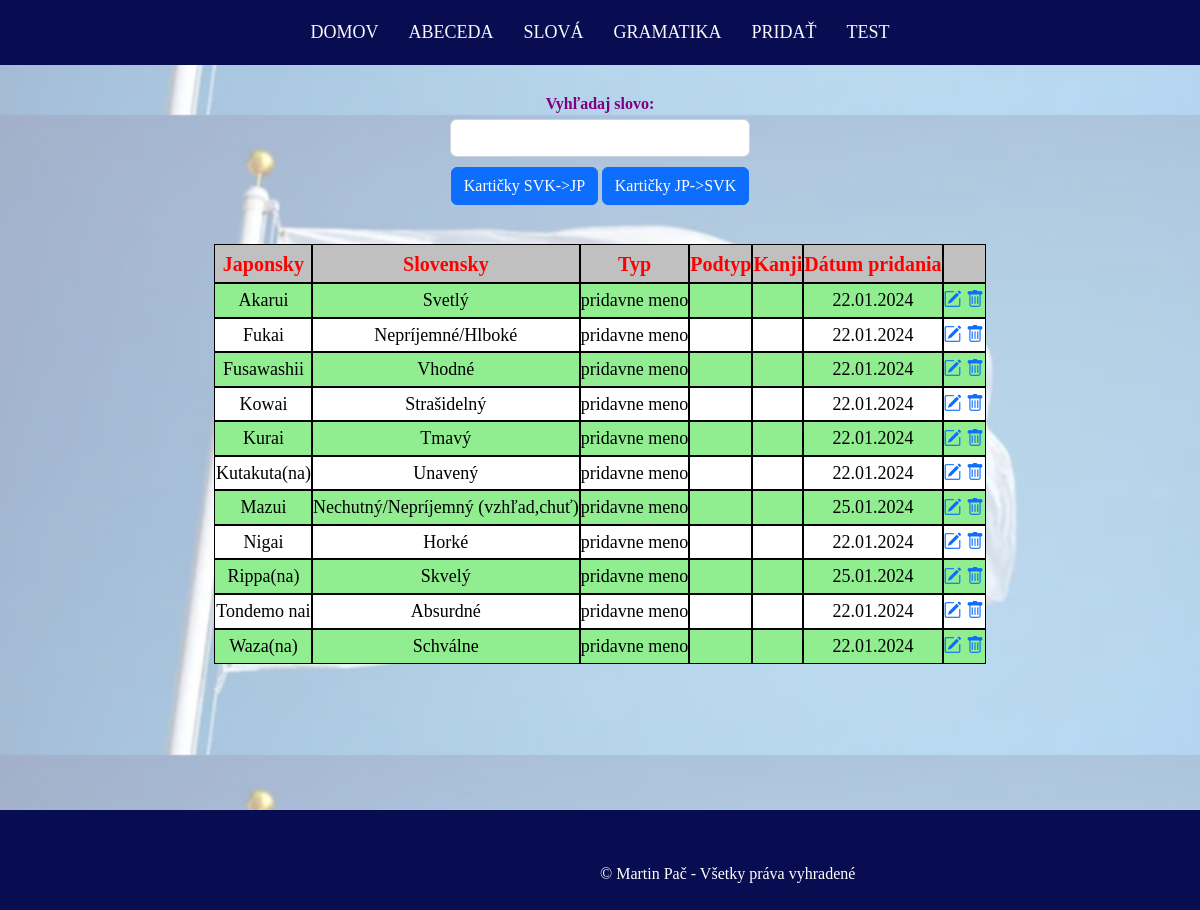
The app's page /words.php?type=1&showType=0&monthWords=1, older data.
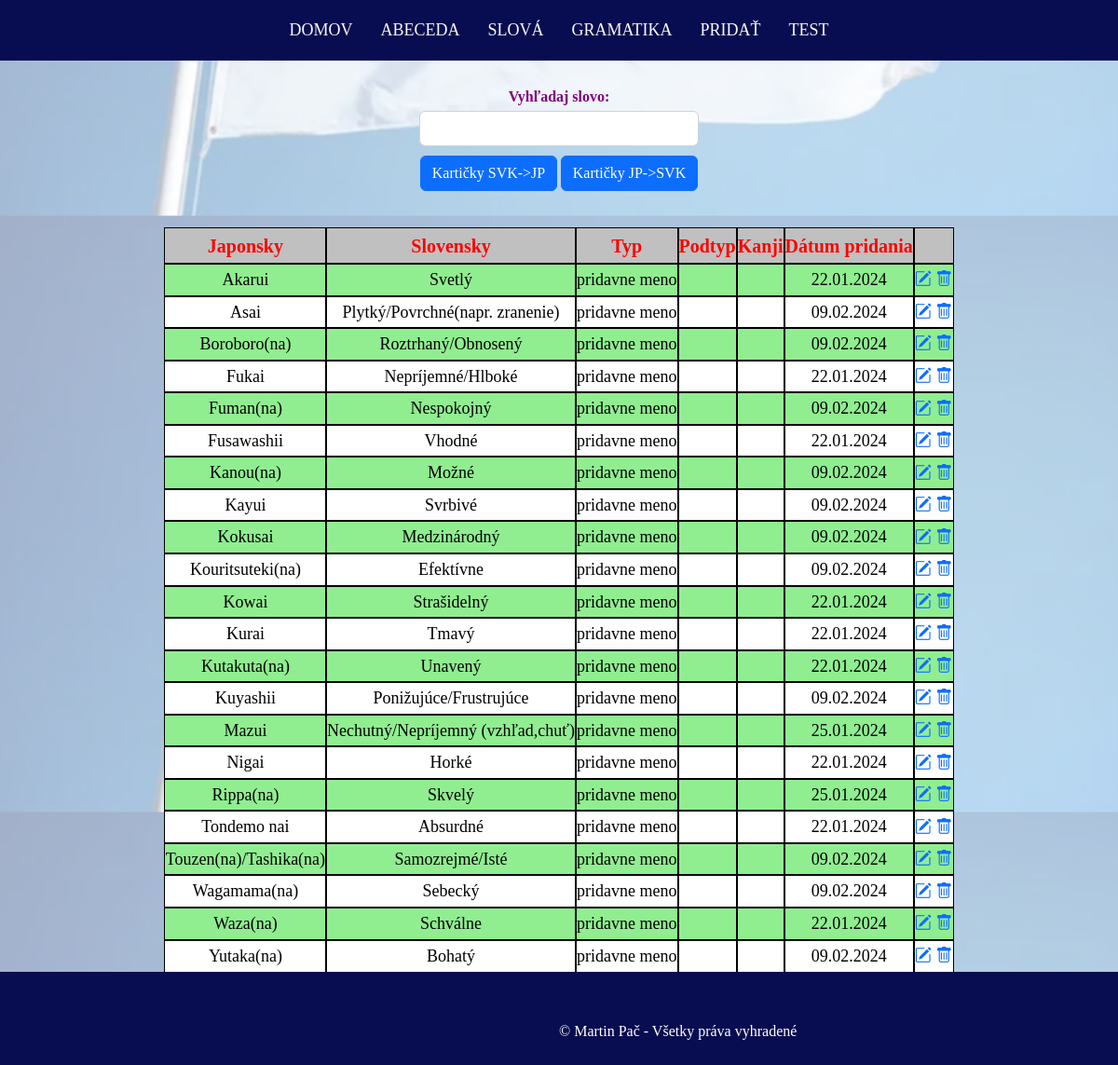
The same page, newer data.
### tables this page shows
CREATE TABLE `words` (
  `id` int UNSIGNED NOT NULL,
  `jap_word` varchar(64) NOT NULL,
  `svk_word` varchar(128) NOT NULL,
  `word_type` enum('pridavne meno','podstatne meno','sloveso') NOT NULL,
  `word_subtype_id` int UNSIGNED DEFAULT NULL,
  `day_of_addition` date DEFAULT NULL,
  `kanji` varchar(16) DEFAULT NULL
);

### src/helper/helpFunctions.php (called while the page is built, shortened)
<?php
function getOrdersForTable($orderColumns,$orderColumn,$order){
	$ordersTable=[];
	for ($i=0;$i<count($orderColumns);$i++){
		if ($orderColumn==$orderColumns[$i] && $order!="DESC")
			array_push($ordersTable,"DESC");
		else
			array_push($ordersTable,"ASC");
	}
	return $ordersTable;
}
function generateLinkForWords($type,$showType,$orderColumn=null,$order=null,$fromDate=null,$toDate=null,$subType=null,$frontLanguage=null){
	$link="words.php?type=$type&showType=$showType";
	if ($orderColumn!=null && $order!=null)
		$link.="&orderColumn=$orderColumn&order=$order";
	if ($frontLanguage!=null && in_array($frontLanguage,["JP","SVK"]))
		$link.="&frontLanguage=$frontLanguage";
	if (($fromDate !=null && $fromDate !='2000-01-01') && ($toDate!=null && $toDate!='3333-03-03'))
		$link.="&monthWords=1";
	return $link;
}

### src/databaseQueries/databaseQueries.php (called while the page is built, shortened)
<?php
function selectWords($conn,$type,$orderColumn,$order,$fromDate="2000-01-01",$toDate="3333-03-03",$subType=null){
	if ($subType!=null)
		$sql="SELECT words.id,jap_word,svk_word,word_type,type_name,day_of_addition,kanji FROM words
            JOIN nounTypes ON nounTypes.id=words.word_subtype_id
            WHERE nounTypes.id='".$subType."' AND day_of_addition BETWEEN '".$fromDate."' AND '".$toDate."'
			ORDER BY $orderColumn $order";
	else {
		if ($type == "podstatne meno")
			$sql="SELECT words.id,jap_word,svk_word,word_type,type_name,day_of_addition,kanji FROM words
				JOIN nounTypes ON nounTypes.id=words.word_subtype_id
				WHERE word_type='".$type."' AND day_of_addition BETWEEN '".$fromDate."' AND '".$toDate."'
				ORDER BY $orderColumn $order";
		else if ($type!="all")
			$sql="SELECT * FROM words
				  WHERE word_type='".$type."' AND day_of_addition BETWEEN '".$fromDate."' AND '".$toDate."'
				  ORDER BY $orderColumn $order";
		else
			$sql="SELECT words.id,jap_word,svk_word,word_type,type_name,day_of_addition,kanji FROM words
				  LEFT JOIN nounTypes ON nounTypes.id=words.word_subtype_id
				  WHERE day_of_addition between '".$fromDate."' AND '".$toDate."'
				  ORDER BY $orderColumn $order";
	}
    $result = $conn->query($sql) or die ("Chyba pri vykonaní select query".$conn->error);
    return $result;
}

### src/words.php (the view, shortened to what this page needs)
<?php
include "partials/header.php";
if ($_SERVER["REQUEST_METHOD"] == "GET" && isset($_GET["type"]) && isset ($_GET["showType"])){
    require_once("config/config.php");
    include "databaseQueries/databaseQueries.php";
    include "helper/helpFunctions.php";
    $type=intval($_GET["type"]);
    $showType=intval($_GET["showType"]);
    $types=["podstatne meno","pridavne meno","sloveso","all"];
	[$fromDate,$toDate]=(isset($_GET["monthWords"]) && $_GET["monthWords"]==1) ? [date("Y-m-d",strtotime("-1 months")),date("Y-m-d")] : ["2000-01-01","3333-03-03"];
	if ($type>=0 && $type<=4) {
        $orderColumns=["jap_word","svk_word","word_type","word_subtype_id","day_of_addition"];
        $orders=["ASC","DESC"];
        $orderColumn=(isset($_GET["orderColumn"])&&in_array($_GET["orderColumn"],$orderColumns)) ? mb_escape($_GET["orderColumn"]) : "jap_word";
        $order=(isset($_GET["order"])&&in_array($_GET["order"],$orders)) ? mb_escape($_GET["order"]) : "ASC";
		$subType=(isset ($_GET["subType"]) && (intval($_GET["subType"]) >=1 && intval($_GET["subType"])<28)) ? intval($_GET["subType"]) : null;
        if ($showType!=2)
			$result = selectWords($conn, $types[$type],$orderColumn,$order,$fromDate,$toDate,$subType);
        if ($showType == 0) {
			$orderTable=getOrdersForTable($orderColumns,$orderColumn,$order);
			echo '<label class="purple">Vyhľadaj slovo:</label><input type="text" class="form-control" id="searchBar">';
			echo '<button class="btn btn-primary" onclick="window.location.href=\''.generateLinkForWords($type,1,null,null,$fromDate,$toDate,$subType,"SVK").'\'" >Kartičky SVK->JP</button>
					<button class="btn btn-primary" onclick="window.location.href=\''.generateLinkForWords($type,1,null,null,$fromDate,$toDate,$subType,"JP").'\'">Kartičky JP->SVK</button></div>';
            echo '<table class="tabulka tabfix" id="tabulka">
                    <thead>
                        <tr>
                            <th id="th-jap_word" class="cursor" onclick="window.location.href=\''.generateLinkForWords($type,$showType,$orderColumns[0],$orderTable[0],$fromDate,$toDate,$subType).'\'">
								Japonsky
								<i class="bi bi-sort-up hidden"></i>
								<i class="bi bi-sort-down hidden"></i>
                            </th>
                            <th id="th-svk_word" class="cursor" onclick="window.location.href=\''.generateLinkForWords($type,$showType,$orderColumns[1],$orderTable[1],$fromDate,$toDate,$subType).'\'">
								Slovensky
								<i class="bi bi-sort-up hidden"></i>
								<i class="bi bi-sort-down hidden"></i>
                            </th>
                            <th id="th-word_type" class="cursor" onclick="window.location.href=\''.generateLinkForWords($type,$showType,$orderColumns[2],$orderTable[2],$fromDate,$toDate,$subType).'\'">
								Typ
								<i class="bi bi-sort-up hidden"></i>
								<i class="bi bi-sort-down hidden"></i>
                            </th>
							<th id="th-word_subtype_id" class="cursor" onclick="window.location.href=\''.generateLinkForWords($type,$showType,$orderColumns[3],$orderTable[3],$fromDate,$toDate,$subType).'\'">
								Podtyp
								<i class="bi bi-sort-up hidden"></i>
								<i class="bi bi-sort-down hidden"></i>
                            </th>
							<th>Kanji</th>
							<th id="th-day_of_addition" class="cursor" onclick="window.location.href=\''.generateLinkForWords($type,$showType,$orderColumns[4],$orderTable[4],$fromDate,$toDate,$subType).'\'">
								Dátum pridania
								<i class="bi bi-sort-up hidden"></i>
								<i class="bi bi-sort-down hidden"></i>
                            </th>
                            <th></th>
                         </tr>
                    </thead>
                    <tbody>';
            if (isset($result) && $result) {
                while ($row = mysqli_fetch_assoc($result)) {
                    echo '<tr>';
                    if ($type==2 && !(str_contains($row["jap_word"], ' ')))
                        echo '<td><a class="cursor searchedValue" onclick="window.location.href=\'verbForms.php?verb='.$row["jap_word"].'&getVerbForms=8\'">' . $row["jap_word"] . '</a></td>';
                    else
                        echo '<td class="searchedValue">' . $row["jap_word"] . '</td>';
                    echo '<td class="searchedValue">' . $row["svk_word"] . '</td>';
                    echo '<td>' . $row["word_type"] . '</td>';
					$row_subtype=(isset($row["type_name"]) && $row["type_name"] != NULL) ? $row["type_name"] : '';
                    echo '<td>' . $row_subtype . '</td>';
					$kanji = $row["kanji"] == NULL ? '' : $row["kanji"];
					echo '<td>' .$kanji. '</td>';
                    echo '<td>' . date("d.m.Y", strtotime($row["day_of_addition"])) . '</td>';
                    $rowID=$row["id"];
                    $functionEditForm="'$rowID',0";
                    echo '<td><a class="nodec editWord" onclick= "generateEditForm('.$functionEditForm.')">
                        <i class = "bi bi-pencil-square"></i></a>
                        <a class="nodec deleteX word" id = "' . $rowID . '">
                        <i class = "bi bi-trash"></i></a></td>';
                    echo '</tr>';
                }
            }
            echo '</tbody></table>';
        }
    }
    else http_response_code(400);
}
else http_response_code(400);
?>
<?php
include ("partials/footer.php");
?>

### src/partials/header.php (shortened to what this page needs)
<!doctype html>
<html lang="sk">
<head>
    <link rel="stylesheet" type="text/css" href="css/bootstrap.css">
    <link rel="stylesheet" type="text/css" href="css/bootstrap-icons.css">
    <link rel="stylesheet" type="text/css" href="partials/style.css">
    <link rel="stylesheet" type="text/css" href="css/styles.css">
</head>
<body>
<header>
    <div class="header_section">
        <div class="container-fluid header_main">
            <nav class="navbar navbar-expand-lg navbar-light bg-light">
                <div class="collapse navbar-collapse" id="navbarSupportedContent">
                    <ul class="navbar-nav mr-auto">
                        <li class="nav-item">
                            <a class="nav-link" href="index.php">Domov</a>
                        </li>
                        <li class="nav-item">
                            <a class="nav-link" href="#">Abeceda</a>
                        </li>
                        <li class="nav-item">
                            <a class="nav-link" href="#">Slová</a>
                        </li>
                        <li class="nav-item">
                            <a class="nav-link" href="#">Gramatika</a>
                        </li>
                        <li class="nav-item">
                            <a class="nav-link" href="#">Pridať</a>
                        </li>
						<li class="nav-item">
                            <a class="nav-link" href="exam.php?getExamForm=1">Test</a>
                        </li>
                    </ul>
                </div>
            </nav>
        </div>
</header>

### src/partials/footer.php (shortened to what this page needs)
<footer class="footer_main">
    <p>&copy; Martin Pač - Všetky práva vyhradené</p>
</footer>
</body>
</html>

### src/partials/style.css (style rules this page uses)
* { box-sizing: border-box !important; transition: ease all 0.5s; }
html { scroll-behavior: smooth; }
body { color: #666666; font-size: 14px; font-family: Poppins; line-height: 1.80857; font-weight: normal; overflow-x: hidden; text-align: center; min-height: 90vh; position: relative; }
.bg-light { background-color: transparent!important; }
.header_main { background: linear-gradient(45deg, transparent 0%, #080c50 0%); position: fixed; top:0px; z-index: 99; }
.navbar-expand-lg .navbar-nav .nav-link { padding-right: 15px; padding-left: 15px; font-size: 18px; color: #f8f9fa; text-transform: uppercase; }
.navbar-collapse { justify-content: center; }
.footer_main { background: linear-gradient(45deg, transparent 0%, #080c50 0%); color:white; height: 100px; text-align: center; position:absolute; bottom:-100px; width: 100%; left:0; }
.footer_main>p { margin-top: auto; font-size: 16px; top:50%; position: absolute; left:50%; }
body::after { background-image: url("../img/japanese_flag.png"); content: ""; background-size: 100%,0; background-position: center; width: 100%; opacity: 0.4; z-index:-1; top: -30px; bottom: 0; right: 0; left: 0; position: absolute; }

### src/css/styles.css (style rules this page uses)
header { margin-bottom: 90px; }
.btn { margin-top: 10px; }
label { font-size: 16px; font-weight: bold; color:black; }
.tabulka { text-align:center; border-color: black; border-collapse: collapse; margin-left:auto; margin-right:auto; margin-top: 30px; max-width: 85%; z-index: 1; }
th,td { outline: 1px solid black; }
th { font-size: 20px; }
td { font-size: 18px; }
.tabulka>thead { font-weight:bold; background-color:silver; color:red; position: sticky; top: 65px; }
.tabulka>tbody>tr:nth-child(even) { background-color:white; }
.tabulka>tbody { color:black; background-color:lightgreen; }
.purple { color:purple; }
.cursor { cursor: pointer; text-decoration: none; color: inherit; }
.form-control { width: 50%; margin-left: auto; margin-right: auto; }
.nodec { cursor: pointer; }
#searchBar { width:25%; }
button { margin-bottom:10px; }

Row changes from the older to the newer data that the page shows:
added words: jap_word "Asai", svk_word "Plytký/Povrchné(napr. zranenie)", word_type "pridavne meno", day_of_addition "09.02.2024"
added words: jap_word "Boroboro(na)", svk_word "Roztrhaný/Obnosený", word_type "pridavne meno", day_of_addition "09.02.2024"
added words: jap_word "Fuman(na)", svk_word "Nespokojný", word_type "pridavne meno", day_of_addition "09.02.2024"
added words: jap_word "Kanou(na)", svk_word "Možné", word_type "pridavne meno", day_of_addition "09.02.2024"
added words: jap_word "Kayui", svk_word "Svrbivé", word_type "pridavne meno", day_of_addition "09.02.2024"
added words: jap_word "Kokusai", svk_word "Medzinárodný", word_type "pridavne meno", day_of_addition "09.02.2024"
added words: jap_word "Kouritsuteki(na)", svk_word "Efektívne", word_type "pridavne meno", day_of_addition "09.02.2024"
added words: jap_word "Kuyashii", svk_word "Ponižujúce/Frustrujúce", word_type "pridavne meno", day_of_addition "09.02.2024"
added words: jap_word "Touzen(na)/Tashika(na)", svk_word "Samozrejmé/Isté", word_type "pridavne meno", day_of_addition "09.02.2024"
added words: jap_word "Wagamama(na)", svk_word "Sebecký", word_type "pridavne meno", day_of_addition "09.02.2024"
added words: jap_word "Yutaka(na)", svk_word "Bohatý", word_type "pridavne meno", day_of_addition "09.02.2024"
